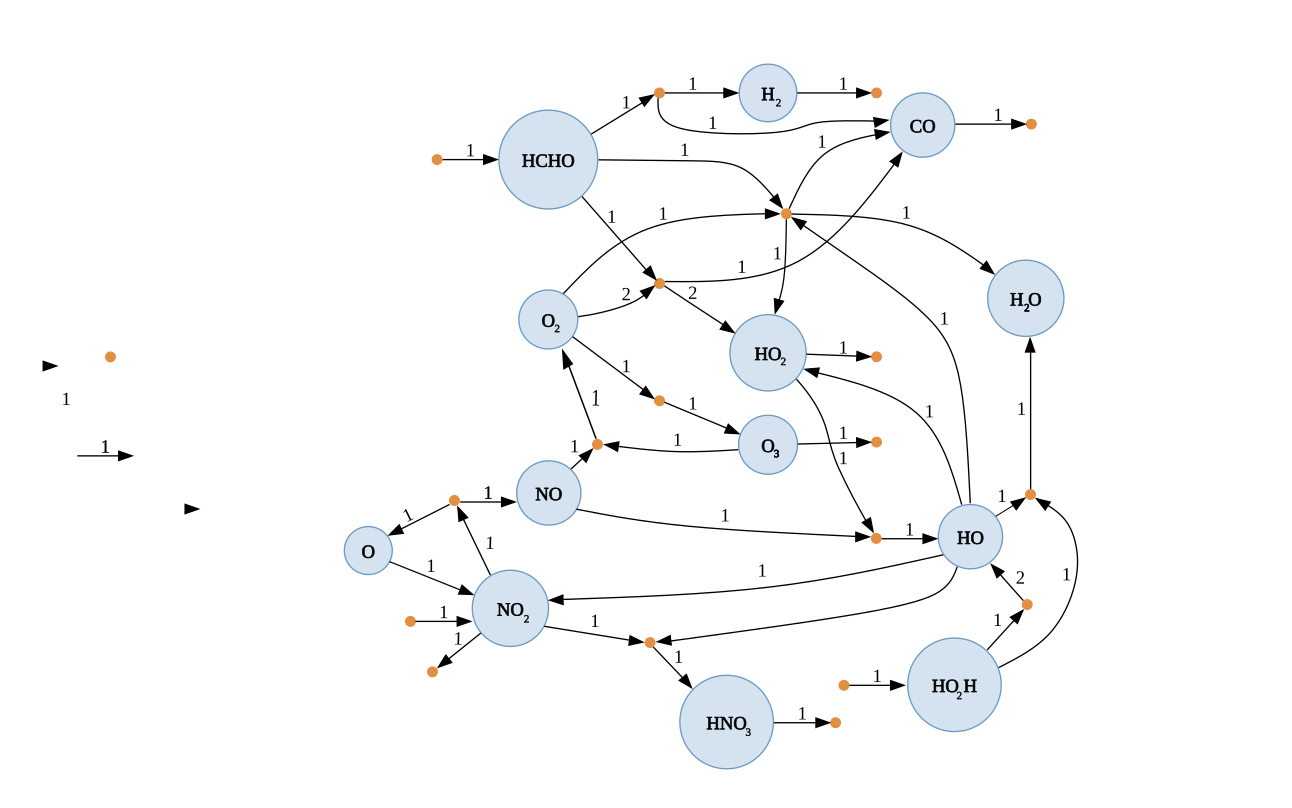

Generate this figure with Julia:
cd(Base.source_path()*"/..")
using Plots
using DiffEqBase, OrdinaryDiffEq
using Catalyst
using Random
using JLD
using Surrogates

function newmodel(press=1.0::Float64, tempk=298.0::Float64, emission=[1.0; 1.0; 1.0; 1.0; 1.0; 1.0]::Vector{Float64}, hv_shift=0.0::Float64)
    # function definition to convert from cm3 molec-1 s-1 to ppm min-1
    rkppmmin(rk1,press,tempk) = rk1 * 60.0 *  7.34e+15 * press / tempk
    # Reaction rate constants
    rk2(press, tempk) = rkppmmin(6.0e-34 * ( tempk/300. )^(-2.3) * 7.34e+21 * press / tempk, press, tempk)
    rk3(press, tempk) = rkppmmin(2.e-12 * exp(-1400/tempk), press, tempk)
    rk6(press, tempk) = rkppmmin(1.2e-14 * tempk^1 * exp(+287/tempk), press, tempk)
    rk7(press, tempk) = rkppmmin(3.7e-12 * exp(+250/tempk), press, tempk)
    function rk8(press, tempk)
        rk0 = 2.0e-30 * ( tempk/300 )^(-3.0)
        rki = 2.5e-11 * ( tempk/300 )^0
        rm = 7.34e+21 * press / tempk
        rb = 0.6^(1.0 / ( 1.0 + (log10(rk0*rm/rki))^2.0 ))
        rk8 = rk0 * rm * rb / (1.0 + rk0*rm/rki)
        rk8 = rkppmmin(rk8,press,tempk)
    end
    rk10(press, tempk) = rkppmmin(3.3e-12 * exp(-200.0/tempk),press,tempk)

    # hv(t) = abs(ceil(0.1*sin(t/720*pi - pi/2)))
    hv_1(t) = max(sin((t+hv_shift)/720*pi - pi/2),0.0)
    hv_2(t) = max((sin((t+hv_shift)/720*pi - pi/2) + 1.0) / 2.0,0.0)
    hv(t) = hv_1(t) * 0.9 + hv_2(t) * 0.1
    # hv(t) = (mod(t,1440)>720)*1.0
    emit1_initphase = emission[4]
    emit2_initphase = emission[5]
    emit3_initphase = emission[6]

    const1 = emission[1]
    const1_func(t) = 0.95*const1 + 0.05*const1*sin(t/(1440/2)*2*pi - emit1_initphase)
    const2 = emission[2]
    const2_func(t) = 0.95*const2 + 0.05*const2*sin(t/(1440/2)*2*pi - emit2_initphase)
    const3 = emission[3]
    const3_func(t) = 0.95*const3 + 0.05*const3*sin(t/(1440/2)*2*pi - emit3_initphase)
    
    rn = @Catalyst.reaction_network begin
        0.001 * const1_func(t), ∅ → NO2
        0.1 * const2_func(t), ∅ → HCHO
        0.001 * const3_func(t), ∅ → HO2H #CO, NO
        
        0.5 * hv(t), NO2 → NO + O
        rk2, O + O2 → O3
        rk3, O3 + NO → NO2 + O2
        0.015  * hv(t), HCHO + 2O2 → 2HO2 + CO 
        0.022  * hv(t), HCHO → H2 + CO
        rk6, HCHO + HO + O2 → HO2 + CO + H2O
        rk7, HO2 + NO → HO + NO2
        rk8, HO + NO2 → HNO3
        0.0003  * hv(t), HO2H → 2HO
        rk10, HO2H + HO → H2O + HO2
        
        0.4/(100*12) * 60, O3 --> ∅; # Hauglustaine et al. 1994
        4/(100*15)* 60, HNO3 --> ∅;
        # 0.5/(100*2) * 60, HO2H --> ∅;
        0.5/(100*2) * 60, HO2 --> ∅;
        0.1/(100*2) * 60, NO2 --> ∅;
        0.03/2 * 60, CO --> ∅;
        0.1/100 * 60, H2 --> ∅; # Ehhalt and Rohrer, 2009     avg conc 0.4~0.6 ppm

    end  #rk2 rk3 rk6 rk7 rk8 rk10

    p = [rk2(press,tempk), rk3(press,tempk), rk6(press,tempk), 
        rk7(press,tempk), rk8(press,tempk), rk10(press,tempk)]

    nspecs = size(species(rn),1)

    specmap = Dict()
    for (k, v) in speciesmap(rn)
        specmap[replace(string(k), r"\(t\)$"=>"")] = v # remove '(t)' from names
    end
    natoms = 4 # C H O N
    atoms = zeros(Float64, nspecs, natoms)
    atoms[specmap["O3"], :] = [0 0 3 0]
    atoms[specmap["NO"], :] = [0 0 1 1]
    atoms[specmap["NO2"], :] = [0 0 2 1]
    atoms[specmap["HCHO"], :] = [1 2 1 0]
    atoms[specmap["HO2"], :] = [0 1 2 0]
    atoms[specmap["HO2H"], :] = [0 2 2 0]
    atoms[specmap["HO"], :] = [0 1 1 0]
    atoms[specmap["O"], :] = [0 0 1 0]
    atoms[specmap["HNO3"], :] = [0 1 3 1]
    atoms[specmap["CO"], :] = [1 0 1 0]
    atoms[specmap["H2"], :] = [0 2 0 0]
    atoms[specmap["H2O"], :] = [0 2 1 0]
    atoms[specmap["O2"], :] = [0 0 2 0]

    rn, atoms, specmap, p
end

struct ChemSys
    rn
    atoms::Array{Float64, 2}
    specmap::Dict
    p::Array{Float64, 1}
end

# Create a reference model at the given temperature and pressure.
ChemSys(press=1.0::Real, tempk=298.0::Real, emission=[1.0; 1.0; 1.0; 1.0; 1.0; 1.0]::Vector{Float64}, hv_shift=0.0::Float64) = ChemSys(newmodel(press, tempk, emission, hv_shift)...)

# run the specified number of reference model simulations for the given timelength,
# and return results spaced at the given time step length,
# both in minutes.
function random_sims(m::ChemSys, nruns::Int, minutes, saveat, idx)
    c0 = zeros(Float64,length(m.specmap))
        c0[m.specmap["O3"], :] .= 0.001*10^(2*rand())         # 03 range: 0.001 - 0.1 ppm
        c0[m.specmap["NO"], :] .= 0.0015*10^(2*rand())        # NO range: 0.0015 - 0.15
        c0[m.specmap["NO2"], :] .= 0.0015*10^(2*rand())        # NO2 range: 0.0015 - 0.15
        c0[m.specmap["HCHO"], :] .= 0.02*10^(2*rand())          # HCHO range: 0.02 - 2 ppm
        c0[m.specmap["HO2"], :] .= 1.0e-05 * rand()            # HO2. range: 1 - 10 *ppt*
        c0[m.specmap["HO2H"], :] .= 0.01*rand()	               # HO2H range: 0.001 - 0.01 ppm
        #c[7:11] = zeros(Float64,1,5)
    c0[m.specmap["O2"], :] .= 0.21e6	               # O2: 0.21e6 ppm

    tspan = (0, minutes) # minutes
    prob = ODEProblem(m.rn, c0, tspan, m.p)
    # 
    
    # press, tempk, emission1, emission2, emission3, hv_shift
    p_lower = [0.9, 288.0, 0.5, 0.5, 0.5, 0.0 ,0.0, 0.0, 0.0]
    p_upper = [1.1, 308.0, 1.5, 1.5, 1.5, 2*pi , 2*pi, 2*pi, 1440.0]
    # select set of Sobol-sampled parameter vectors
    #Random.seed!(42)
    para = Surrogates.sample(1000000, p_lower, p_upper, SobolSample())[nruns * idx+1 : nruns * idx+nruns]
    #println(para)
    m = ChemSys(para[1][1], para[1][2], collect(para[1][3:8]), para[1][9])

    return m
end


#################### Part 1: generate reference data ####################

ref_model = ChemSys()

nspecs = 11

equations(convert(ODESystem, ref_model.rn))

ndays = 3
timelength = 60 * (ndays * 24) # minutes
saveat = 60.0 # minutes
nruns = 1
idx = 0
m = random_sims(ref_model, nruns, timelength, saveat, idx);
m.rn
g = Catalyst.Graph(m.rn)
savegraph(g, "fig2.svg", "svg")
